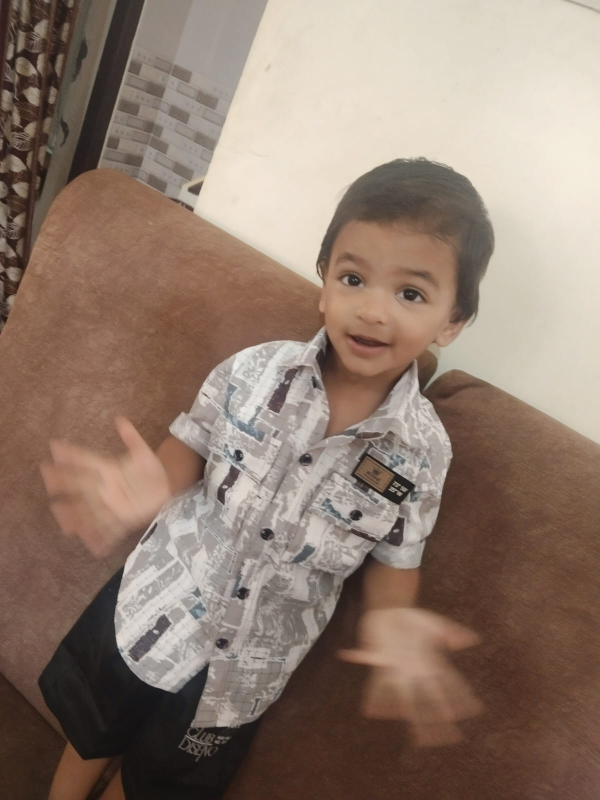
#> input picture Yahya.jpg, 1200 x 1600 px (shown at 1/2 size)
$ python -i color.py   (imports and definitions only)
#> lines starting #> are read from the running program, lines starting #| are printed output that depends on the picture
#> further down, picture is the input picture: PIL image 1200x1600 RGB; mean R, G, B 143.6, 123.9, 110.7
"""RGB -> CMYK conversion for print.

Artwork arrives and is composed in sRGB (that's what the models return, what the
text layer draws in, and what the browser preview needs). The printed book has
to be CMYK, so the conversion happens once, at PDF build time.

Why this module exists instead of a plain `img.convert("CMYK")`: Pillow's
built-in conversion is a naive inversion that ALWAYS produces K=0. Pure black
text comes out as C=255 M=255 Y=255 K=0 — 300% ink, no black plate, so every
letter prints as a three-colour overprint that misregisters into colour fringing
and may exceed the press's total-ink limit.

With an ICC profile (littlecms, bundled with Pillow) the conversion does proper
black generation and honours the profile's ink limits. Point CMYK_ICC_PROFILE at
whatever profile your printer asks for; without one we still generate a black
plate ourselves rather than shipping K=0.
"""
from __future__ import annotations

import io
import os
from functools import lru_cache
from typing import Optional

from PIL import Image, ImageCms, ImageOps

# Your printer's profile takes priority — ask them which one they want.
ENV_VAR = "CMYK_ICC_PROFILE"

# Profiles that ship with common Debian packages (icc-profiles-free, ghostscript).
_CANDIDATES = (
    "/usr/share/color/icc/ghostscript/default_cmyk.icc",
    "/usr/share/color/icc/coated_FOGRA39L_argl.icc",
    "/usr/share/color/icc/ISOcoated_v2_300_eci.icc",
    "/usr/share/ghostscript/iccprofiles/default_cmyk.icc",
)


# [63 lines left out: functions cmyk_profile_path, _transform, not called in this run]


def _naive_cmyk(img: Image.Image) -> Image.Image:
    """CMYK with real black generation, for when no ICC profile is available.

    Standard UCR: pull the common component of C/M/Y onto the black plate. Not
    colour-accurate like a profile, but it keeps blacks on the K plate and total
    ink at or below 100% + K instead of Pillow's flat 300%.
    """
    r, g, b = img.convert("RGB").split()
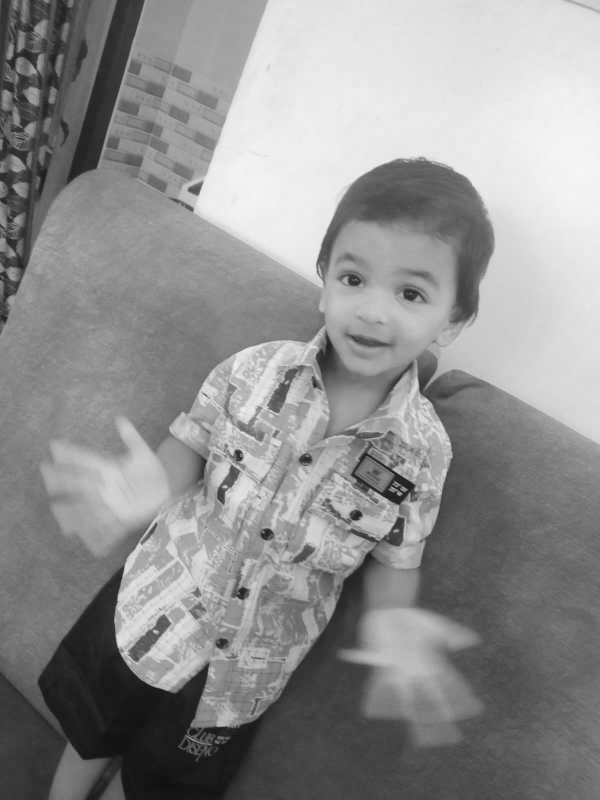
#> r: PIL image 1200x1600 L (shown at 1/2 size); min 10, max 247, mean 143.6
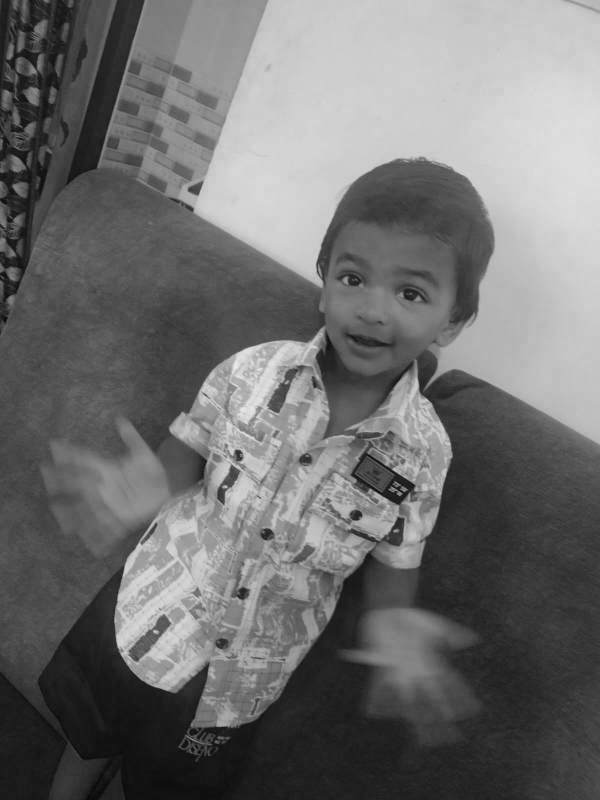
#> b: PIL image 1200x1600 L (shown at 1/2 size); min 0, max 235, mean 110.7
    # K = 255 - max(R, G, B)
    from PIL import ImageChops

    k = ImageChops.invert(ImageChops.lighter(ImageChops.lighter(r, g), b))
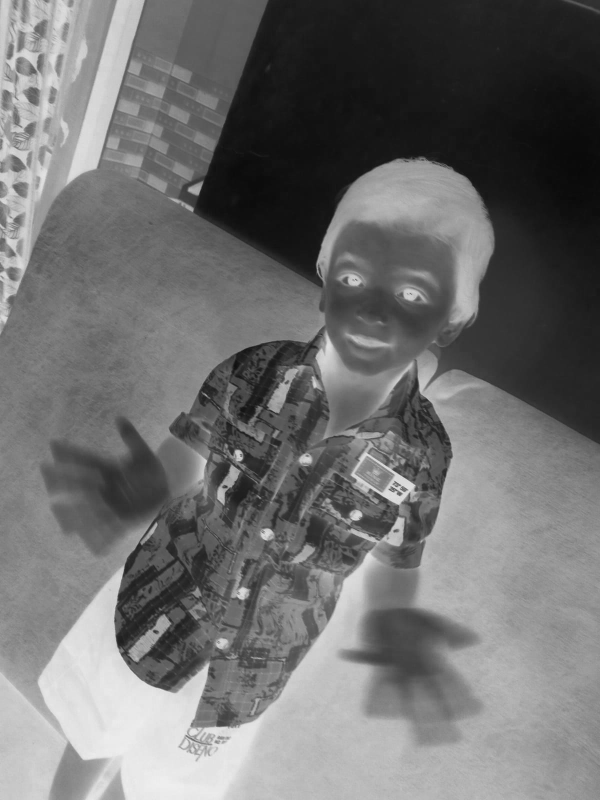
#> k: PIL image 1200x1600 L (shown at 1/2 size); min 8, max 245, mean 111.3

    import numpy as np

    kf = np.asarray(k, dtype=np.float32)
    denom = np.maximum(255.0 - kf, 1.0)

    def plate(channel: Image.Image) -> Image.Image:
        # (255 - channel - K) / (255 - K), guarded where K = 255 (pure black).
        # The division is not optional: without it every colour was under-inked
        # by the same factor K took away, and the whole page printed grey.
        inv = 255.0 - np.asarray(channel, dtype=np.float32)
        v = np.clip((inv - kf) / denom * 255.0, 0, 255)
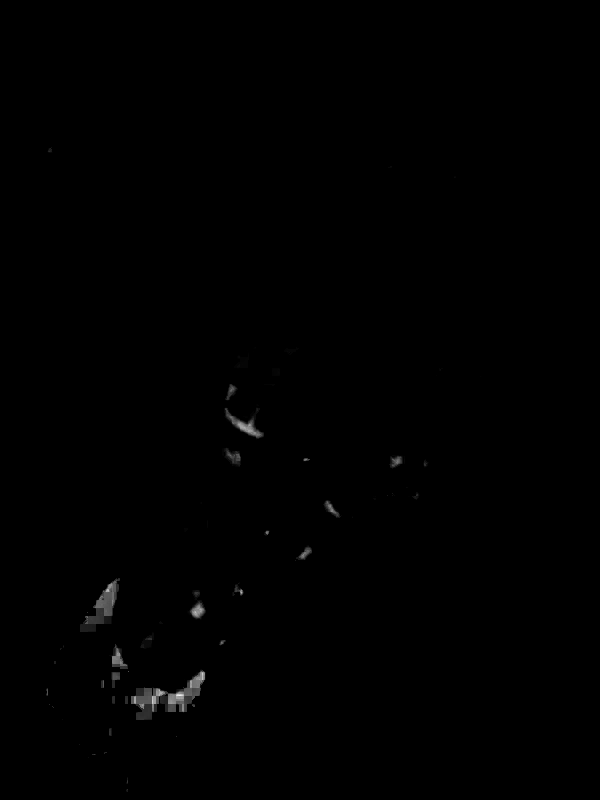
#> v: shape (1600, 1200) float32 (shown at 1/2 size); min 0, max 60, mean 0.2; drawn with min black and max white
        return Image.fromarray(v.round().astype(np.uint8), "L")

    return Image.merge("CMYK", (plate(r), plate(g), plate(b), k))
#> in plate (call 2), `v = np.clip((inv - kf) / denom * 255.0, 0, 255)`:
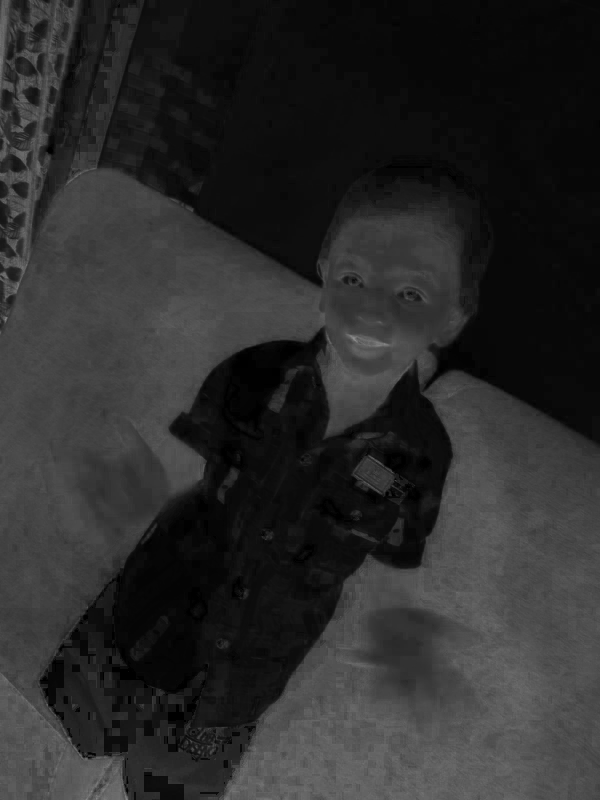
#> v: shape (1600, 1200) float32 (shown at 1/2 size); min 0, max 178.5, mean 43.3
#> in plate (call 3), `inv = 255.0 - np.asarray(channel, dtype=np.float32)`:
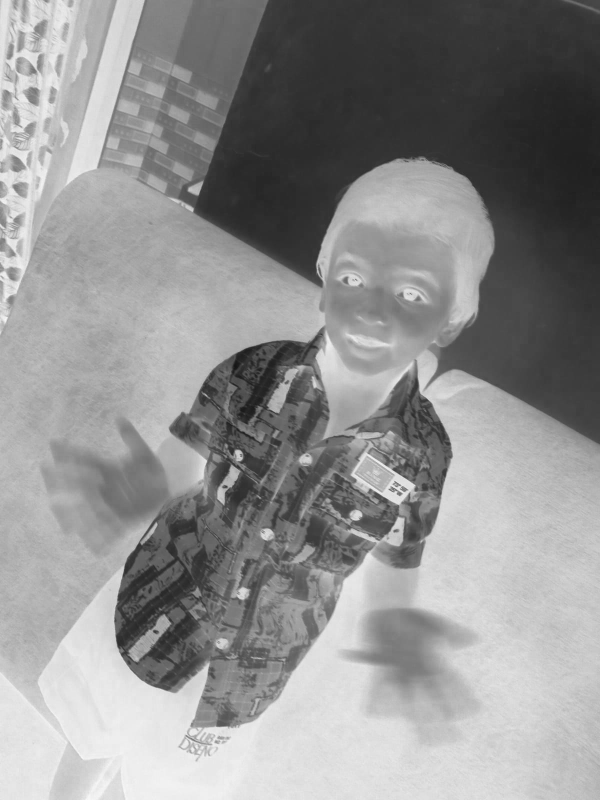
#> inv: shape (1600, 1200) float32 (shown at 1/2 size); min 20, max 255, mean 144.3
#> in plate (call 3), `v = np.clip((inv - kf) / denom * 255.0, 0, 255)`:
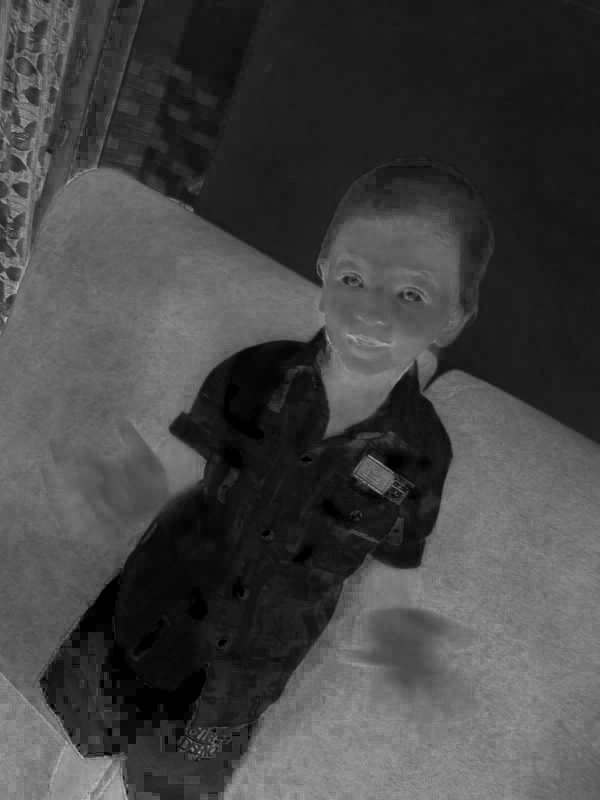
#> v: shape (1600, 1200) float32 (shown at 1/2 size); min 0, max 255, mean 68.5


# [89 lines left out: functions to_srgb, open_srgb, to_cmyk, profile_bytes, describe, not called in this run]

>>> from PIL import Image
>>> picture = Image.open('../../../Yahya.jpg')
>>> result = _naive_cmyk(picture)
